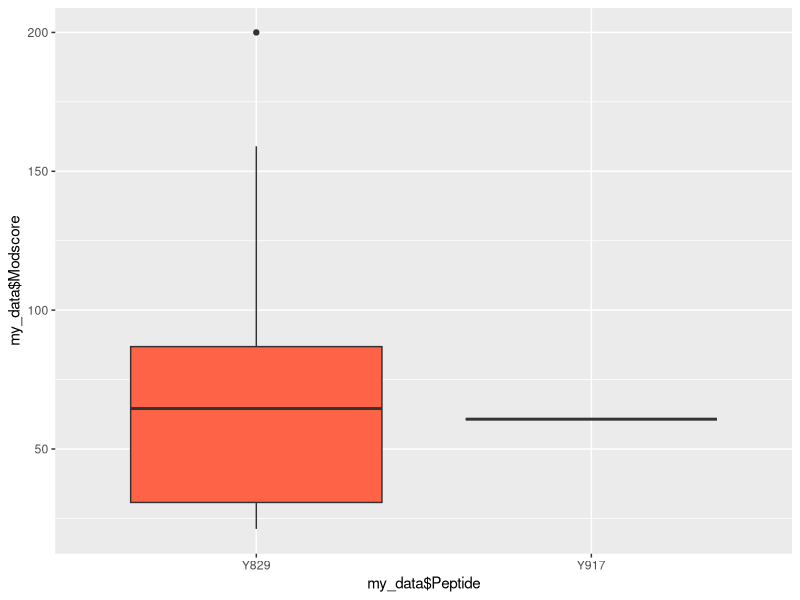
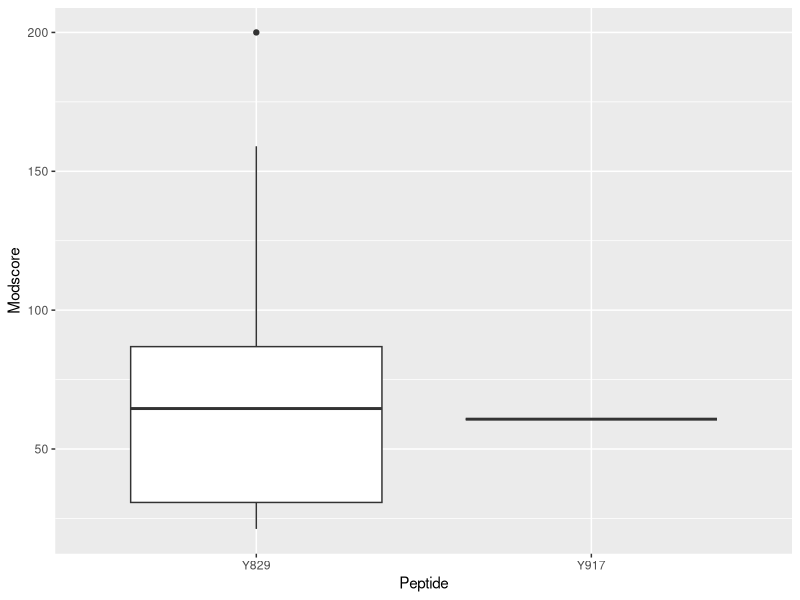
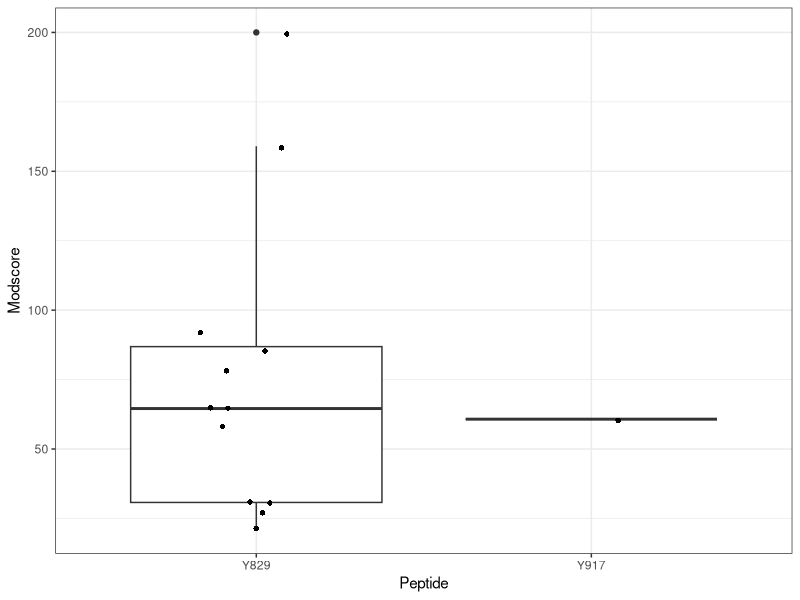
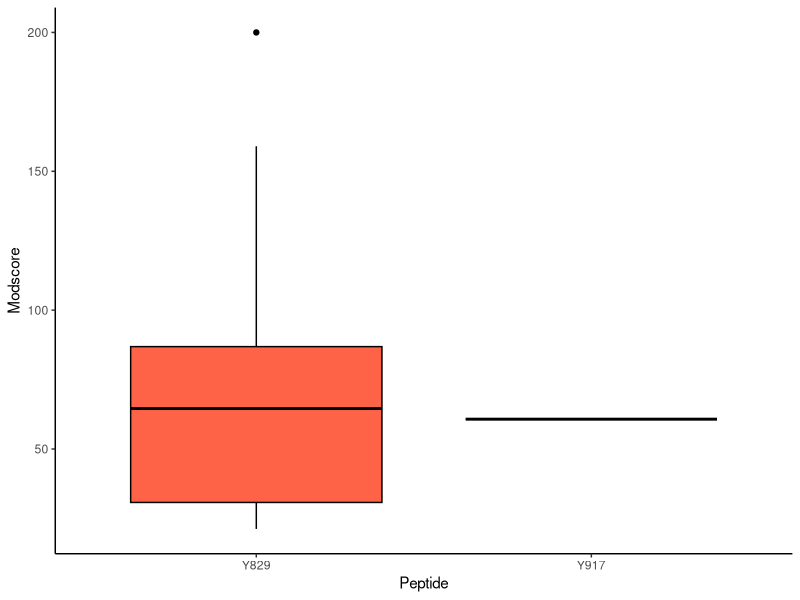
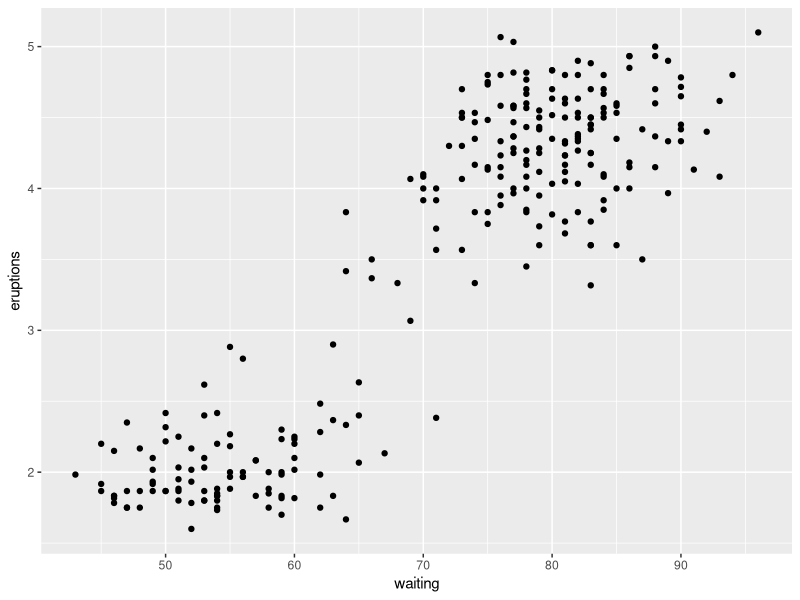
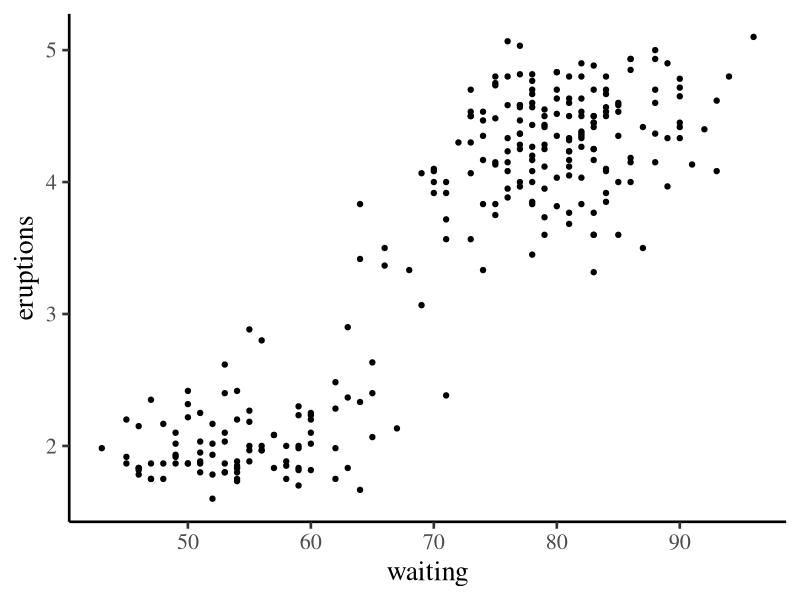
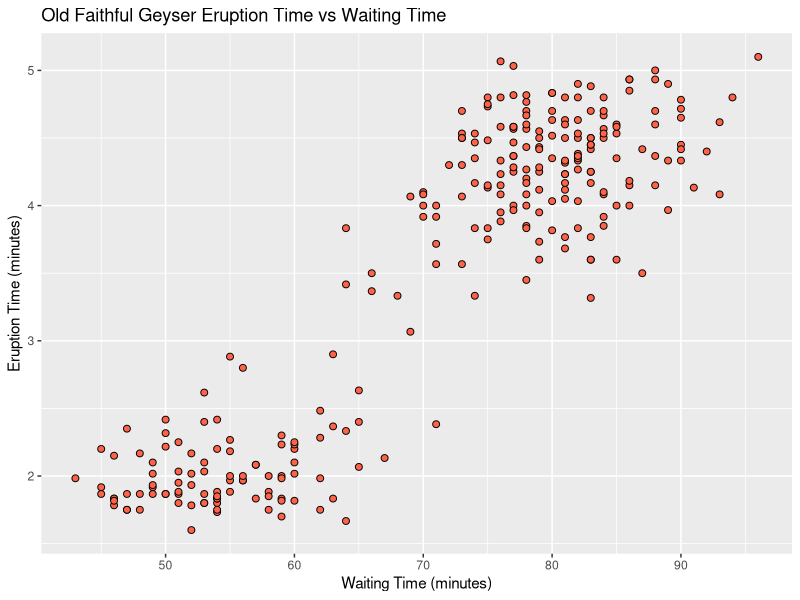
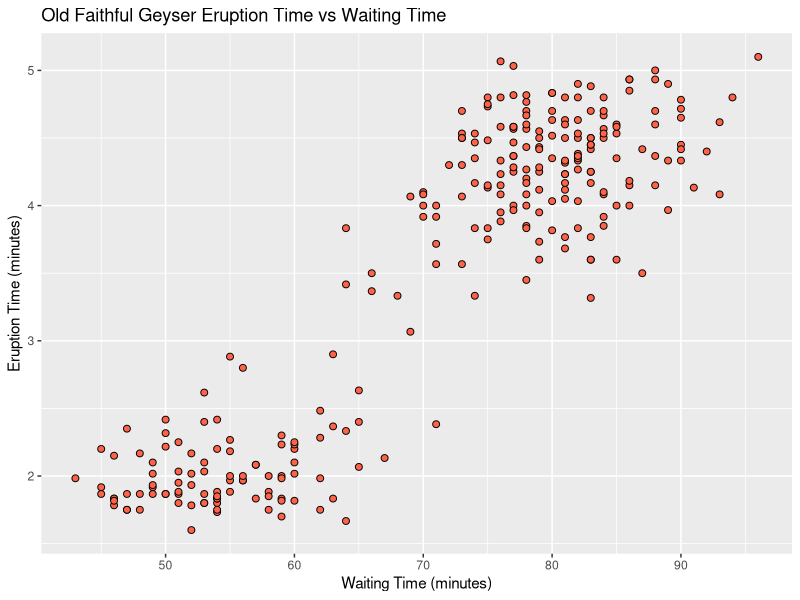

Write the R code that produced these figures, in order.
## ---- chunk 1
my_data <- read.table(file="ModScore.csv",
                    header=TRUE,
                    sep=",",
                    comment.char="#")
str(my_data)

library(ggplot2)
library(ggthemes)
library(patchwork)

qplot(x=my_data$Peptide, y=my_data$Modscore,geom="boxplot",fill=I("tomato")) 


p <- ggplot(my_data, aes(x=Peptide, y=Modscore)) + 
  geom_boxplot()
print(p)

p + geom_jitter(shape=16, position=position_jitter(0.2)) + theme_bw()

p2 <- ggplot(my_data, aes(x=Peptide, y=Modscore)) +
  geom_boxplot(fill='tomato', color="black")+
  theme_classic()
print(p2)

## ---- chunk 2
mydata <- faithful
head(mydata)

g1 <- ggplot(data=mydata, mapping=aes(x=waiting,y=eruptions)) + geom_point()
 print(g1)

g1 + theme_classic(base_size=20,base_family="serif")

g2 <- ggplot(data=mydata) +
       aes(x=waiting,y=eruptions) + 
       geom_point(size=2,
                  shape=21,
                  color="black",
                  fill="tomato") +
       labs(title="Old Faithful Geyser Eruption Time vs Waiting Time ",
            x="Waiting Time (minutes)",
            y="Eruption Time (minutes)")
 print(g2)
 
ggsave(plot=g2, filename="Geyser",width=5,height=3,units="in",device="pdf")
